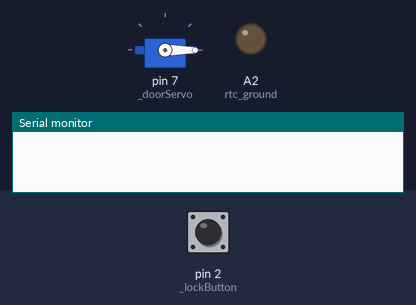
The sketch below on a simulated Arduino Uno, built with avr-gcc and run on an emulated ATmega328P. On the bench: servo, output pins drawn as LEDs (lit = HIGH), the last lines printed to the serial monitor. Inputs (shaded band) come from the test bench; at power-on: pin 2 (_lockButton) HIGH. The local clock reads 2024-03-15 10:24:30 at power-on unless the sketch sets it; EEPROM starts erased; pins used as bus, display or sensor lines are not drawn.

Above: at 1.5 s.
1.6 s: pin 2 (_lockButton) pulled LOW for 0.15 s
At 2.1 s:
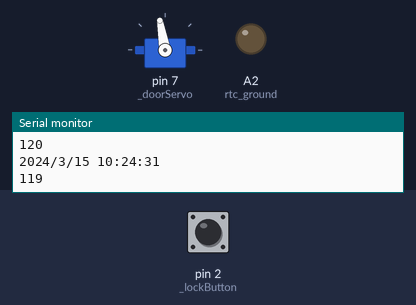
Timing chart, 0 to 4.6 s (numbered marks = the images above; inputs shaded):
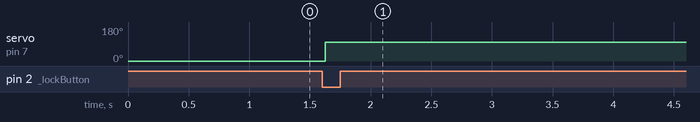

Measured:
- after the input at 1.6 s, servo on pin 7 (_doorServo): 0° → 100° at once

The sketch:

foodSafe.ino
```cpp
//copy libraries to below if needed.  Should work in local libraries dir but didnt!
// C:\Users\Eric\Documents\Arduino\libraries
#include <Servo.h>
#include "JeeLib.h"
#include <Wire.h>
#include "RTClib.h"
#include "Time.h"
#include <SoftwareSerial.h>
#include <serLCD.h>
#include <EEPROM.h>
#include "EEPROMAnything.h"
ISR(WDT_vect) { Sleepy::watchdogEvent(); }
struct appConfig
{
  DateTime openTime;
};
typedef struct appConfig AppConfig;
AppConfig _myConfig;
byte _lockButton=2;

void setup()
{
  //calcMin2UnlockTime();  //use when debugging, run once to make a shorter timeout work
  EEPROM_readAnything(0, _myConfig);
  DateTime now = getTimeDate();

  if (now.unixtime() > _myConfig.openTime.unixtime()){
    openDoor(true);
    displayCountDown(0);
  } else {
    int min2unlock = (_myConfig.openTime.unixtime()-now.unixtime())/60L;
    lockDoorForDuration(min2unlock);
  }
  pinMode(_lockButton, INPUT_PULLUP);  //pull signal for button high
}

void loop()
{
  //if button pushed then lock the door and wait for the lock duration to end
  int sensorVal = digitalRead(_lockButton);
  if (sensorVal == LOW) {
    int min2unlock=calcMin2UnlockTime();
    printCurrentTime(min2unlock);
    lockDoorForDuration(min2unlock);
  }
}

void myDelay(unsigned long mseconds) {
  // this delay keeps the arduino working, built in delay stops most activity
  //   this type of delay seems to be needed to make the servo libarary work
  //   not sure why.
  unsigned long starttime = millis();   //going to count for a fixed time
  unsigned long endtime = starttime;
  while ((endtime - starttime) <= mseconds) // do the loop
  {
    endtime = millis();                  //keep the arduino awake.
  }
}

void openDoor(boolean openLock) {
  static Servo myservo;  // create servo object to control a servo
  byte _doorServo=7;
  byte _open=0;
  byte _close=100;
  myservo.attach(_doorServo,544,2400);
  if (openLock) {
    myservo.write(_open);
  } else {
    myservo.write(_close);
  }
  myDelay(300);
  myservo.detach();
}

void printCurrentTime(int min2unlock) {
  DateTime now = getTimeDate();
  Serial.begin(57600);
  Serial.print(now.year(), DEC);
  Serial.print('/');
  Serial.print(now.month(), DEC);
  Serial.print('/');
  Serial.print(now.day(), DEC);
  Serial.print(' ');
  Serial.print(now.hour(), DEC);
  Serial.print(':');
  Serial.print(now.minute(), DEC);
  Serial.print(':');
  Serial.print(now.second(), DEC);
  Serial.println();
  Serial.print(min2unlock, DEC);
  Serial.println();
  Serial.end();
}

void lockDoorForDuration(int numMinutes) {
  openDoor(false);   //lock door
  for (byte i = 0; i < numMinutes; ++i){
    displayCountDown(numMinutes-i);
    printCurrentTime(numMinutes-1);
    Sleepy::loseSomeTime(57000);   // this low power sleep can only last 1 min.
  }
  displayCountDown(0);
  openDoor(true);    //open door
}

int calcMin2UnlockTime() {
  unsigned long seconds2open;
  DateTime openTime;

  DateTime now = getTimeDate();
  openTime = now +(2*60*60);   //move forward 2 hours
  //openTime = now +(5*60);        //move forward some min
  _myConfig.openTime = openTime;
  EEPROM_writeAnything(0, _myConfig);

  seconds2open=openTime.unixtime()-now.unixtime();
  return seconds2open/60;
}

DateTime getTimeDate() {
  RTC_DS1307 RTC;
  Wire.begin();
  RTC.begin();
  pinMode (A3, OUTPUT);              //rtc power 5v
  digitalWrite (A3, HIGH);           //trun it on
  pinMode (A2, OUTPUT);              //rtc ground
  digitalWrite (A2, LOW);            //turn on
  DateTime now = RTC.now();
  digitalWrite (A3, LOW);            //trun off power to rtc for battery saving
  return now;
}

void displayCountDown(int minutesLeft) {
  serLCD lcd(3);
  lcd.clear();
  lcd.setBrightness(10);
  lcd.print(minutesLeft);
  if (minutesLeft>1) {
    lcd.print(" more minutes");
  } else if (minutesLeft==1) {
    lcd.print(" more minute!");
  } else {
    lcd.clear();
    lcd.print("OPEN!");
  }
}
```
